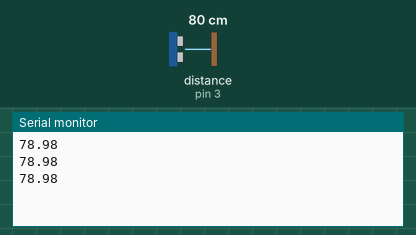
Recording of a sketch running on a simulated Arduino Uno, built with avr-gcc and run on an emulated ATmega328P. Parts: the last lines printed to the serial monitor. Wiring (inferred from the names in the program): ultrasonic range finder: trigger pin 2; echo pin 3. Inputs (shaded band) come from the test bench; at power-on: distance to the obstacle (sensor on pin 3) 80 cm. The echo pulse lasts 58.3 µs per cm.

Above: at 1.3 s.
1.4 s: distance to the obstacle (sensor on pin 3) set to 2 cm
At 1.9 s:
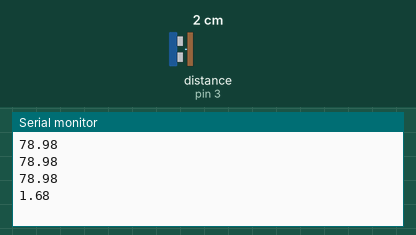
2.9 s: distance to the obstacle (sensor on pin 3) set to 4 cm
At 3.4 s:
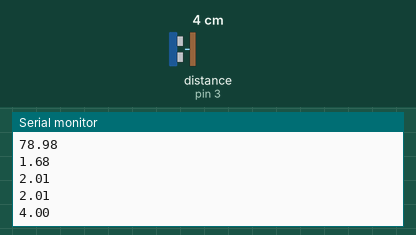
Timing chart, 0 to 5.9 s (numbered marks = the images above; inputs shaded):
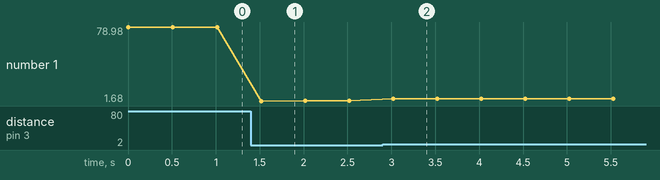

The sketch:

distance.ino
```cpp
// Define the pins for the sonar sensor
const int trigPin = 2;
const int echoPin = 3;

// Variables for distance calculation
long duration;
float distance;

void setup() {
  // Initialize the serial communication
  Serial.begin(9600);

  // Set the trigPin as an output and echoPin as an input
  pinMode(trigPin, OUTPUT);
  pinMode(echoPin, INPUT);
}

void loop() {
  // Clear the trigPin
  digitalWrite(trigPin, LOW);
  delayMicroseconds(2);

  // Set the trigPin on HIGH state for 10 microseconds
  digitalWrite(trigPin, HIGH);
  delayMicroseconds(10);
  digitalWrite(trigPin, LOW);

  // Read the echoPin, calculate the distance
  duration = pulseIn(echoPin, HIGH);
  distance = duration * 0.034 / 2;

  // Print the distance on the serial monitor
  Serial.println(distance);

  // Wait for a short delay before the next reading
  delay(500);
}
```

Measured:
- after the input at 1.4 s, the serial monitor: prints a new line after 0.12 s (image 1)
- after the input at 2.9 s, the serial monitor: prints a new line after 0.12 s (image 2)
- plotted number 1: 78.98 → 2.01 after the input at 1.4 s, 2.01 → 4 after the input at 2.9 s
